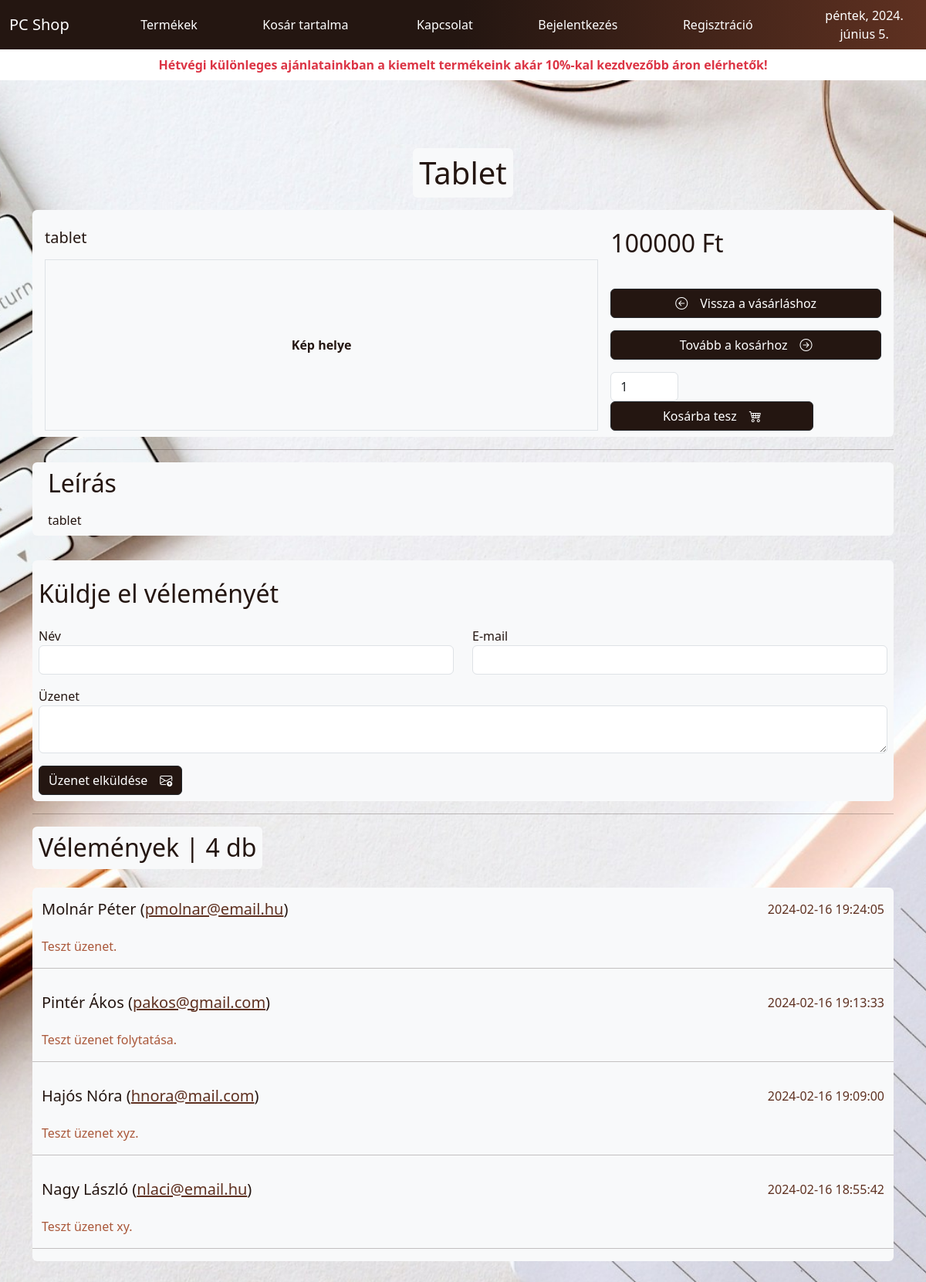
/?page=productView&id=5, run on the app's committed database.
### tables this page shows
CREATE TABLE `products` (
  `id` bigint(20) UNSIGNED NOT NULL,
  `name` varchar(255) NOT NULL,
  `sku` varchar(255) DEFAULT NULL,
  `price` int(11) DEFAULT NULL,
  `special_price` int(11) DEFAULT NULL,
  `description` text,
  `manufacturer_id` bigint(20) UNSIGNED DEFAULT NULL,
  `visit_count` int(11) NOT NULL DEFAULT '0',
  `order_count` int(11) NOT NULL DEFAULT '0',
  `main_signed` tinyint(1) NOT NULL DEFAULT '0',
  `week_offer` tinyint(1) NOT NULL DEFAULT '0',
  `season_offer` tinyint(1) NOT NULL DEFAULT '0',
  `top_brand_asus` tinyint(1) NOT NULL DEFAULT '0',
  `top_brand_apple` tinyint(1) NOT NULL DEFAULT '0',
  `top_brand_dell` tinyint(1) NOT NULL DEFAULT '0',
  `top_brand_hp` tinyint(1) NOT NULL DEFAULT '0',
  `top_brand_lenovo` tinyint(1) NOT NULL DEFAULT '0',
  `slug` varchar(255) NOT NULL,
  `created_at` timestamp NULL DEFAULT NULL,
  `updated_at` timestamp NULL DEFAULT NULL
);

CREATE TABLE `comment` (
  `id` int(11) NOT NULL,
  `termek_id` int(11) DEFAULT NULL,
  `comment_name` varchar(60) DEFAULT NULL,
  `comment_email` varchar(60) DEFAULT NULL,
  `comment_message` text,
  `created_at` timestamp NULL DEFAULT CURRENT_TIMESTAMP,
  `updated_at` timestamp NULL DEFAULT NULL ON UPDATE CURRENT_TIMESTAMP
);

### traits/Utilities.php (called while the page is built, shortened)
<?php
trait Utilities {
    function getViewFile( $file ) {
        include(__DIR__."/../views/".$file.".php");
    }
}

### controllers/UserController.php (called while the page is built, shortened)
<?php
class WeekOffer {
    function offer($weekoffer, $price)
    {
        $val = 0.9;
        $t = getdate();
        if ($_SESSION["today"] === 0 || $_SESSION["today"] === 6) {
            if($weekoffer === "1") {
                return [$price, $price * $_SESSION["week_offer"]];
            }
            else {
                return [$price];
            }
        } else {
            return [$price];
        }
    }
}
class UserController extends WeekOffer
{
    function connectProcess()
    {
        $connection = mysqli_connect("localhost", "root", "12345", "pcshop");
        mysqli_set_charset($connection, "utf8mb4");
        return $connection;
    }
    function productView()
    {
        $this->getViewFile("product");
    }
}

### views/product.php (the view, shortened to what this page needs)
<!DOCTYPE html>
<html lang="en">
<head>
    <?php include("meta.php") ?>
</head>
<body>
    <?php
    include("nav.php");
    $termekek = mysqli_query($page->connectProcess(), "select * from products where id = '" . $_GET["id"] . "'");
    $termek_focim = mysqli_fetch_array($termekek);
    $comments_display = mysqli_query($page->connectProcess(), "select * from comment where termek_id = ' " . $_GET["id"] . " ' ");
    while ($comment_db = mysqli_fetch_assoc($comments_display)) {
        if (!isset($comments_qtty)) {
            $comments_qtty = [];
        }
        $comments_qtty[] = $comment_db["comment_message"];
    }
    ?>
    <main class="container-lg py-5 main-custom-top">
        <section class="row row-cols-1 gy-3 py-3">
            <article class="col-auto p-2 mx-auto">
                <h1 class="p-2 rounded-2 bg-light"><?php echo $termek_focim["name"] ?></h1>
            </article>
        </section>
        <?php
            $termekek = mysqli_query($page->connectProcess(), "select * from products where id = '" . $_GET["id"] . "'");
            while ($termek = mysqli_fetch_array($termekek)) {
                echo '<section class="row p-2 g-3 mx-0 rounded-2 bg-light">
                        <article class="col-sm-6 col-md-8 d-flex flex-column gap-3">
                            <article>
                                <h5 class="card-title">' . $termek["slug"] . '</h5>
                            </article>
                            <article class="d-flex justify-content-center align-items-center h-100 border">
                                <span><strong>Kép helye</strong></span>
                            </article>
                        </article>
                        <article class="col-sm-6 col-md-4 d-flex flex-column gap-3">
                            <h2 class="card-text text-color">';
                            $weekArr = $week->offer($termek["week_offer"], $termek["price"]);
                            for($i = 0; $i < count($weekArr); $i++) {
                                if(count($weekArr) === 1) {
                                    echo '<p>'.$weekArr[$i].' Ft</p>';
                                }
                            }
                            echo '</h2>';
                            echo '<article>
                                <a href="?page=productsView" class="btn btn-dark w-100 d-flex justify-content-center align-items-center gap-3"><i class="bi bi-arrow-left-circle"></i><div>Vissza a vásárláshoz</div></a>
                            </article>
                            <article>
                                <a href="?page=cartView" class="btn btn-dark w-100 d-flex justify-content-center align-items-center gap-3">
                                    <div>Tovább a kosárhoz</div>
                                    <i class="bi bi-arrow-right-circle"></i>
                                </a>
                            </article>
                            <article class="row">
                                <form action="?page=productAddToCartProcess&id='.$_GET["id"].'" method="post" class="d-flex flex-column gap-3 gap-lg-0">
                                    <article class="col-lg-4 col-xl-3">
                                        <input type="number" class="form-control" name="darabszam" value="1">
                                    </article>
                                    <article class="col-lg-8 col-xl-9">
                                        <button type="submit" class="btn btn-dark w-100 d-flex justify-content-center align-items-center gap-3" name="data" value="' . $termek["id"] . '">
                                            <div>Kosárba tesz</div>
                                            <i class="bi bi-cart4"></i>
                                        </button>
                                    </article>
                                </form>
                            </article>
                        </article>
                    </section>
                    <hr>
                    <section class="row row-cols-1 p-2 mx-0 rounded-2 bg-light">
                        <article class="col pb-3">
                            <h2 class="card-text text-color">Leírás</h2>
                        </article>
                        <article class="col">
                            <p class="card-text text-color">' . $termek["description"] . '</p>
                        </article>
                    </section>';
            }
        ?>
        <form action="?page=commentProcess&id=<?php echo $_GET["id"] ?>" method="post" class="rounded-2 bg-light mt-5">
            <?php
            echo '
            <section class="row p-2 g-3">
                <article class="col">
                    <h2>Küldje el véleményét</h2>
                </article>
            </section>
            <section class="row p-2">
                <article class="col">
                    <div class="row row-cols-1 gap-3">
                        <div class="col">
                            <div class="row gap-3 gap-lg-0">
                                <div class="col-lg-6">
                                    <label for="comment_name">Név</label>
                                    <input type="text" class="form-control" id="comment_name" name="comment_name">
                                </div>
                                <div class="col-lg-6">
                                    <label for="comment_email">E-mail</label>
                                    <input type="email" class="form-control" id="comment_email" name="comment_email">
                                </div>
                            </div>
                        </div>
                        <div class="col">
                            <label for="comment_message">Üzenet</label>
                            <textarea class="form-control" id="comment_message" name="comment_message"></textarea>
                        </div>
                        <div class="col">
                            <button type="submit" class="btn btn-dark d-flex justify-content-center align-items-center gap-3" name="send_comment">
                                <div>Üzenet elküldése</div>
                                <i class="bi bi-envelope-arrow-up"></i>
                            </button>
                        </div>
                    </div>
                </article>
            </section>';
            ?>
        </form>
        <?php
        echo ' <hr>
            <section class="row">
                <article class="col-auto pb-3">
                    <h2 class="p-2 rounded-2 bg-light">
                        Vélemények | ' . (isset($comments_qtty) && count($comments_qtty) > 0 ? count($comments_qtty) : '0') . ' db
                    </h2>
                </article>
            </section>
            <section class="row row-cols-1 m-0 gy-3 rounded-2 bg-light">';
        $comments_display = mysqli_query($page->connectProcess(), "select * from comment where termek_id = ' " . $_GET["id"] . " ' order by created_at desc ");
        while ($product_comment = mysqli_fetch_assoc($comments_display)) {
            echo '
            <article class="col-md-9">
                <h5>' . $product_comment["comment_name"] . ' (<a class="comment_mail" href="mailto: ' . $product_comment["comment_email"] . '">' . $product_comment["comment_email"] . '</a>)</h5>
            </article>
            <article class="col-md-3 d-flex justify-content-md-end">
                <span class="message_date">' . $product_comment["created_at"] . '</span>
            </article>
            <article class="col">
                <span class="message_text">' . $product_comment["comment_message"] . '</span>
            </article>';
            echo '<hr>';
        }
        echo '</section>';
        ?>
    </main>
</body>
</html>

### assets/css/style.css (style rules this page uses)
:root { --form-hover: #F8F3E6; --color-1: #fff; --color-2: #D1917A; --color-3: #AA583A; --color-4: #5F3121; --color-5: #241611; --bs-body-color-rgb: #fff; --week-header-z: 50; --btn-dark-opacity: .7; --disabled-btn: .7; --transition-800: 800ms; --transition-500: 500ms; --transition-400: 400ms; --anim-duration: 4s; --anim-iteration: infinite; --main-margin-top: 3.5rem; --main-margin-top-mobile: 10rem; --offer-card-translate-y: translateY(-.3rem); --btn-anim-translate-x-base: translateX(0); --btn-anim-translate-xl-mod: translateX(-.4rem); --btn-anim-translate-xr-mod: translateX(.4rem); --custom-carousel-height: 500px; --custom-carousel-margin-top: 2.5rem; --contact-list-gap: .5rem; --cart-input-qtty: 4rem; --pagination-radius: 8px; --page-link-border: 1px solid #D1917A50; --comment-mail-hover: 1px solid var(--color-5); --nav-link-hover: underline 1px solid var(--color-2); --offer-card-hover: 0 0 1rem var(--color-5); --card-border-anim: 0px 0px 30px 1px var(--color-5); --products-card-hover: 0 0 1rem var(--color-5); --focus-shadow-1: 1px 1px 1px var(--color-5) inset; --focus-shadow-2: 0 0 8px var(--color-4); --page-link-shadow: .3rem .3rem 1rem var(--color-5); --card-scale-hover: scale(.98); --products-card-skewY: skewY(1deg); --products-card-skewY-hover: skewY(0); --btn-dark-active: scale(0.9); --border-card: 1px transparent; --border-card-thick: 2px solid var(--color-5); --border-card-thin: 1px solid var(--color-5); }
* { box-sizing: border-box; }
html, body { background: url("../img/main-bg.jpg") no-repeat fixed center; background-size: cover; font-family: system-ui, -apple-system, BlinkMacSystemFont, 'Segoe UI', Roboto, Oxygen, Ubuntu, Cantarell, 'Open Sans', 'Helvetica Neue', sans-serif; }
.main-custom-top { margin-top: var(--main-margin-top); }
.name-color, .text-color, body, h1, h2, h3, h4, h5, h6 { color: var(--color-5)!important; }
.comment_mail { color: var(--color-4)!important; transition: all var(--transition-800)!important; }
.message_date { color: var(--color-4)!important; }
.message_text { color: var(--color-3)!important; }
.btn-dark { background-color: var(--color-5); color: var(--color-1); transition: all var(--transition-800); }

### data on the page
products: name "Tablet", slug "tablet", price "100000", $termek["id"] 5 (drawn), description "tablet"
comment: comment_name "Molnár Péter", comment_email "pmolnar@email.hu", created_at "2024-02-16 19:24:05", comment_message "Teszt üzenet."
comment: comment_name "Pintér Ákos", comment_email "pakos@gmail.com", created_at "2024-02-16 19:13:33", comment_message "Teszt üzenet folytatása."
comment: comment_name "Hajós Nóra", comment_email "hnora@mail.com", created_at "2024-02-16 19:09:00", comment_message "Teszt üzenet xyz."
comment: comment_name "Nagy László", comment_email "nlaci@email.hu", created_at "2024-02-16 18:55:42", comment_message "Teszt üzenet xy."

### other printed values
$week->navOffer() "Hétvégi különleges ajánlatainkban a kiemelt termékeink akár 10%-kal kezdvezőbb áron elérhetők!"
count($comments_qtty) "4"
